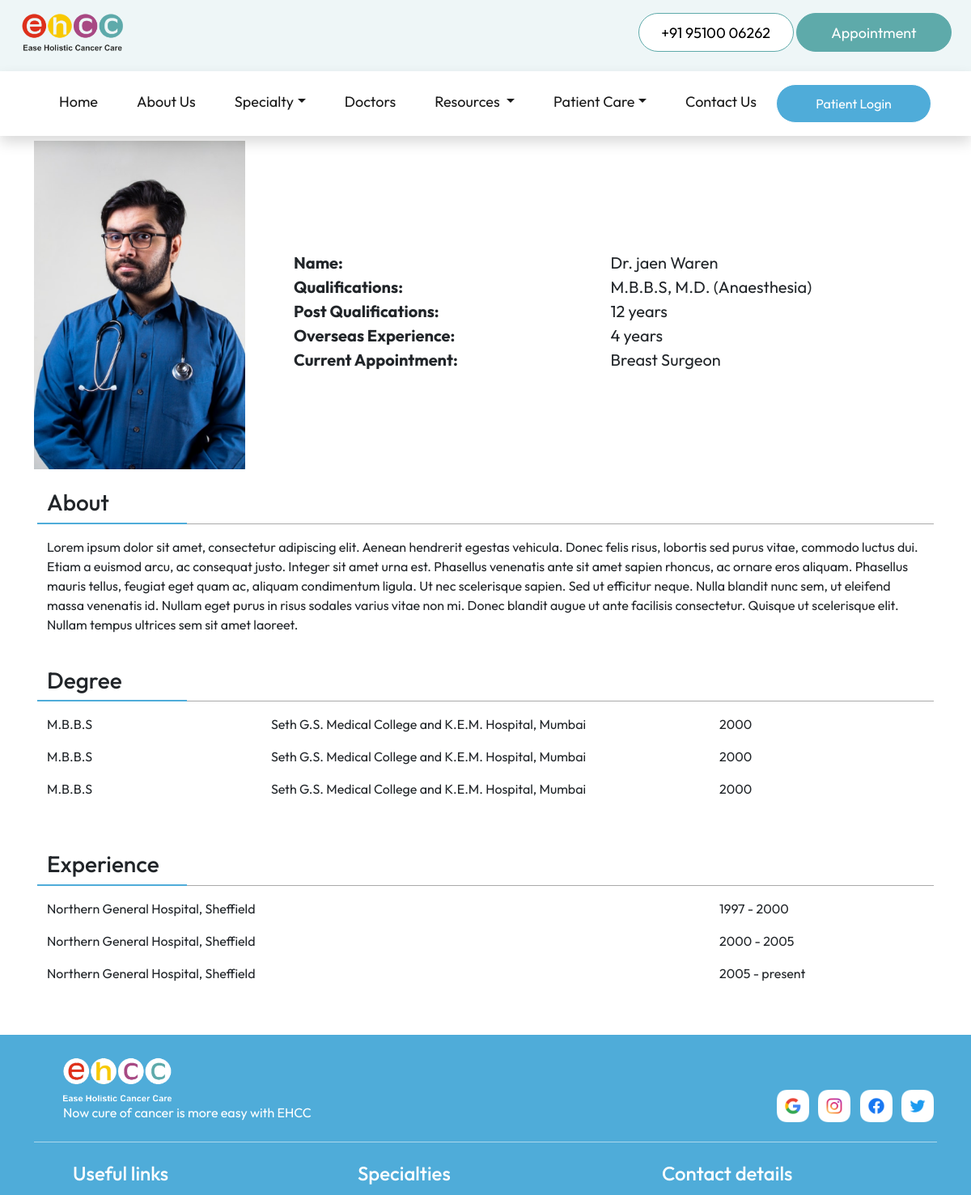
The app's page /doctorInfo/2/ (upper part), older data.
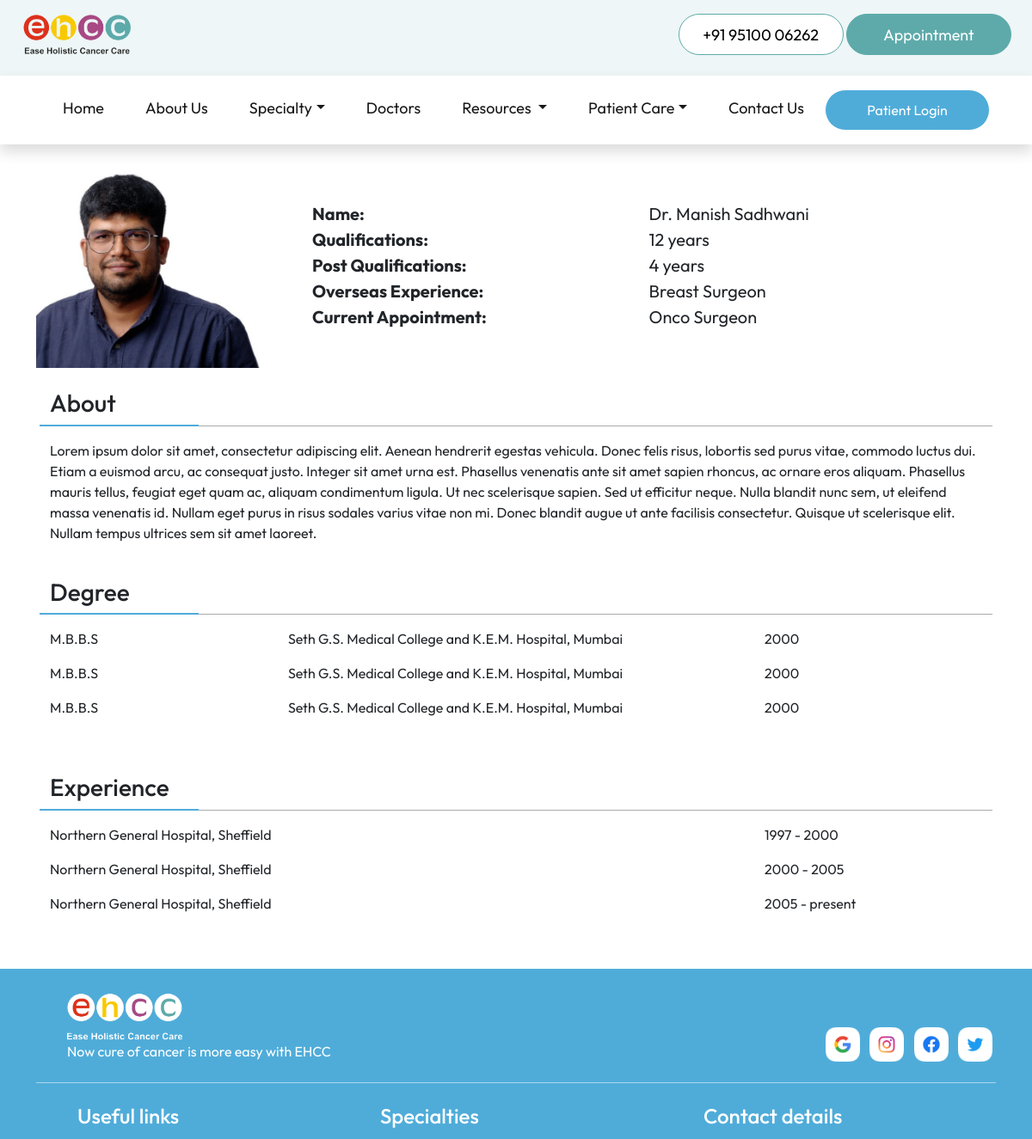
The same page, newer data.
### tables this page shows
CREATE TABLE "doctors" (
	"id"	INTEGER,
	"name"	TEXT,
	"current_appointment"	TEXT,
	"profile_image"	TEXT
);

CREATE TABLE "doctor_profile" (
	"id"	INTEGER,
	"qualification"	TEXT,
	"post_qualification"	TEXT,
	"overseas_qualification"	TEXT,
	"current_appointment"	TEXT,
	"about"	TEXT
);

CREATE TABLE "doctor_degree" (
	"id"	INTEGER,
	"degree"	TEXT,
	"institute"	INTEGER,
	"year"	INTEGER
);

CREATE TABLE "doctor_experience" (
	"id"	INTEGER,
	"organization"	INTEGER,
	"from_year"	INTEGER,
	"to_year"	TEXT
);

CREATE TABLE "social_links" (
	"social_name"	TEXT,
	"social_link"	TEXT
);

### flask_app.py (the view)
@app.route('/doctorInfo/<string:id>/')
def doctorsInfo(id):
    database_connection = sqlite3.connect(database_location)
    database_cursor = database_connection.cursor()
    doctor_data = database_cursor.execute("SELECT * FROM doctors WHERE id = ?",(int(id),))
    doctor_data = doctor_data.fetchone()
    if doctor_data == None:
        return redirect(url_for('index'))
    doctor_profile = database_cursor.execute("SELECT * FROM doctor_profile WHERE id = ?",(int(id),))
    doctor_profile = doctor_profile.fetchone()
    doctor_degree = database_cursor.execute("SELECT * FROM doctor_degree WHERE id = ?",(int(id),))
    doctor_degree = doctor_degree.fetchall()
    doctor_experience = database_cursor.execute("SELECT * FROM doctor_experience WHERE id = ?",(int(id),))
    doctor_experience = doctor_experience.fetchall()
    database_connection.commit()
    database_connection.close()
    return render_template('doctorInfo.html',social_links=social_links, doctor_data=doctor_data, doctor_profile=doctor_profile, doctor_degree=doctor_degree, doctor_experience=doctor_experience,navbar_specialties=navbar_specialties, navbar_diseases=navbar_diseases)

### templates/doctorInfo.html (shortened to what this page needs)
<!DOCTYPE html>
<html lang="en">
<head>
  <link href="https://cdn.jsdelivr.net/npm/bootstrap@5.2.0/dist/css/bootstrap.min.css" rel="stylesheet"
 />
  <link rel="stylesheet" href="../../static/stylesheets/common.css" />
  <link rel="stylesheet" href="../../static/stylesheets/doctorInfo.css" />
</head>
<body>
  {% include 'navbar.html' %}
  <div class="container mt-4" id="hero">
    <div class="row align-items-md-center justify-content-center">
      <div class="col-md-3 col-11">
        <img src="{{doctor_data[3]}}" alt="doctor image" class="w-100" />
      </div>
      <div class="col-md-9 col-12 mt-3">
        <div class="row mx-md-4 mx-2" style="font-size: 20px;">
          <div class="col-md-6 col-12">
            <strong>Name:</strong>
          </div>
          <div class="col-md-6 col-12">{{doctor_data[1]}}</div>
          <div class="col-md-6 col-12">
            <strong>Qualifications:</strong>
          </div>
          <div class="col-md-6 col-12">{{doctor_profile[1]}}</div>
          <div class="col-md-6 col-12">
            <strong>Post Qualifications:</strong>
          </div>
          <div class="col-md-6 col-12">{{doctor_profile[2]}}</div>
          <div class="col-md-6 col-12">
            <strong>Overseas Experience:</strong>
          </div>
          <div class="col-md-6 col-12">{{doctor_profile[3]}}</div>
          <div class="col-md-6 col-12">
            <strong>Current Appointment:</strong>
          </div>
          <div class="col-md-6 col-12">{{doctor_profile[4]}}</div>
        </div>
      </div>
    </div>
  </div>
  <div class="container my-4 about_section">
    <div class="row px-3">
      <div class="col-2 underline1">
        <strong>
          <h3>About</h3>
        </strong>
      </div>
      <div class="col-10 underline2"></div>
      <div class="col-12">
        <p class="my-3">
          {{doctor_profile[5]}}
        </p>
      </div>
    </div>
  </div>
  <div class="container my-4 degree_section">
    <div class="row px-3">
      <div class="col-2 underline1">
        <strong>
          <h3>Degree</h3>
        </strong>
      </div>
      <div class="col-10 underline2"></div>
    </div>
    <div class="row px-3 my-3">
      {% for degree in doctor_degree %}
      <div class="col-md-3 col-12">{{degree[1]}}</div>
      <div class="col-md-6 col-12">
        {{degree[2]}}
      </div>
      <div class="col-md-3 col-12 mb-3">
        {{degree[3]}}
      </div>
      {% endfor %}
    </div>
  </div>
  <div class="container my-5 experience_section">
    <div class="row px-3">
      <div class="col-2 underline1">
        <strong>
          <h3>Experience</h3>
        </strong>
      </div>
      <div class="col-10 underline2"></div>
    </div>
    <div class="row my-3 px-3">
      {% for experience in doctor_experience %}
      <div class="col-md-9 col-12">{{experience[1]}}</div>
      <div class="col-md-3 col-12 mb-3 ">{{experience[2]}}&nbsp;-&nbsp;{{experience[3]}}</div>
      {% endfor %}
    </div>
  </div>
  {% include 'footer.html' %}
</body>
</html>

### templates/footer.html (shortened to what this page needs)
<div class="footer">
    <div class="container">
        <div class="row align-items-end">
            <div class="col-md-8 px-md-5 mt-4 mb-3">
                <img src="../../static/images/logo/footer_logo.png" alt="Hospital logo" height="60" />
                <p class="text-white mb-0">
                    Now cure of cancer is more easy with EHCC
                </p>
            </div>
            <div class="col-md-4 pt-4 mb-3 text-md-end">
                {% for social in social_links %}
                <a href="{{social[1]}}">
                    <img src="../../static/images/logo/{{social[0]}}_icon.png" alt="{{social[0]}} logo"
                        class="img-fluid mx-1" style="height: 40px; width: auto;" />
                </a>
                {% endfor %}
            </div>
        </div>
        <div class="footer_line mt-2"></div>
        <div class="row text-white pt-4 ps-md-5 footer_links align-items-start">
            <div class="col-md-4 col-sm-6 mb-4">
                <h4 class="mb-3">Useful links</h4>
            </div>
            <div class="col-md-4 col-sm-6 mb-4 g-md-0">
                <h4 class="mb-3">
                    <a href="/specialty/">
                        Specialties
                    </a>
                </h4>
            </div>
            <div class="col-md-4 col-sm-12">
                <h4 class="mb-3">Contact details</h4>
            </div>
        </div>
    </div>
</div>

Row changes from the older to the newer data that the page shows:
changed doctors: profile_image: a different picture; name "Dr. jaen Waren" → "Dr. Manish Sadhwani"
changed doctor_profile "Breast Surgeon": qualification "M.B.B.S, M.D. (Anaesthesia)" → "12 years"; post_qualification "12 years" → "4 years"; overseas_qualification "4 years" → "Breast Surgeon"; current_appointment "Breast Surgeon" → "Onco Surgeon"
